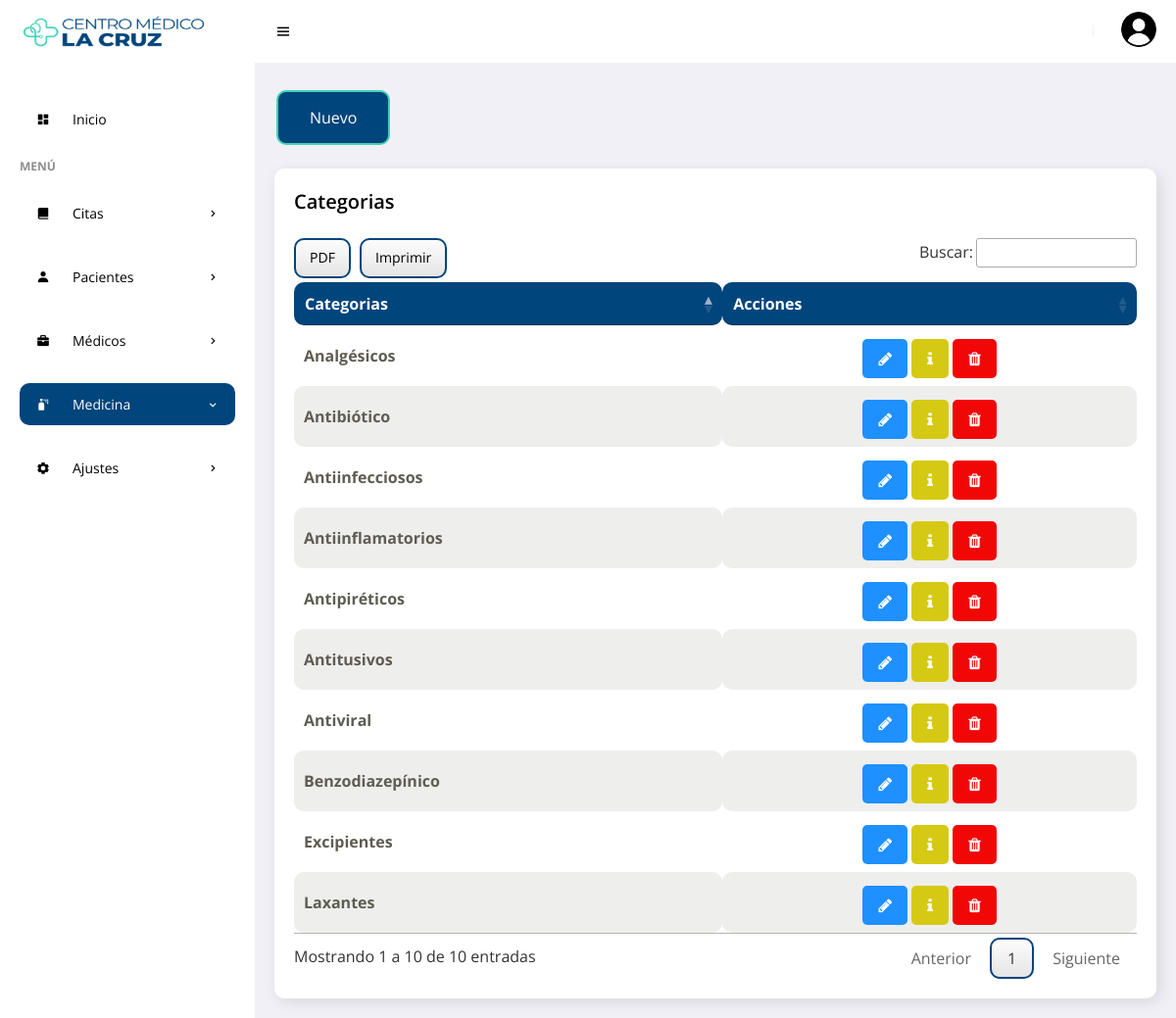
Screenshot of /frontend/medicinas/categoria.php (signed in) with the database file from the repository.
### tables this page shows
CREATE TABLE `category` (
  `idcat` int NOT NULL AUTO_INCREMENT,
  `nomcat` varchar(150) NOT NULL,
  `state` char(1) NOT NULL,
  `fere` timestamp NOT NULL DEFAULT CURRENT_TIMESTAMP ON UPDATE CURRENT_TIMESTAMP,
  PRIMARY KEY (`idcat`)
);

### frontend/medicinas/categoria.php (the view, shortened to what this page needs)
<!DOCTYPE html>
<html lang="es">
<head>
    <link href='https://unpkg.com/boxicons@2.0.9/css/boxicons.min.css' rel='stylesheet'>
    <link rel="stylesheet" href="../../backend/css/admin.css">
    <link rel="stylesheet" type="text/css" href="../../backend/css/datatable.css">
    <link rel="stylesheet" type="text/css" href="../../backend/css/buttonsdataTables.css">
    <link rel="stylesheet" type="text/css" href="../../backend/css/font.css">
</head>
<body>
    <section id="sidebar">
        <a href="../admin/escritorio.php" class="brand"><img src="../img/cm1.png" alt="" style="width:220px; height:180px;"></a>
        <ul class="side-menu">
            <li><a href="../admin/escritorio.php" ><i class='bx bxs-dashboard icon' ></i>Inicio</a></li>
            <li class="divider" data-text="Menú">Menú</li>
            <li>
                <a href="#"><i class='bx bxs-book-alt icon' ></i> Citas <i class='bx bx-chevron-right icon-right' ></i></a>
            </li>
            <li>
                <a href="#"><i class='bx bxs-user icon' ></i> Pacientes <i class='bx bx-chevron-right icon-right' ></i></a>
            </li>
            <li>
                <a href="#"><i class='bx bxs-briefcase icon'></i> Médicos <i class='bx bx-chevron-right icon-right'></i></a>
            </li>
            <li>
                <a href="#" class="active"><i class='bx bxs-spray-can icon' ></i> Medicina<i class='bx bx-chevron-right icon-right' ></i></a>
            </li>
            <li>
                <a href="#"><i class='bx bxs-cog icon' ></i> Ajustes<i class='bx bx-chevron-right icon-right' ></i></a>
            </li>
        </ul>
    </section>
    <section id="content">
        <nav>
            <i class='bx bx-menu toggle-sidebar'></i>
            <div class="profile">
            <img src="../img/cm4.png" alt="">
            </div>
        </nav>
        <main>
            <button class="button" onclick="location.href='categoria_nuevo.php'">Nuevo</button>
          <div class="data">
                <div class="content-data">
                    <div class="head">
                        <h3>Categorias</h3>
                    </div>
                   <div class="table-responsive" style="overflow-x:auto;">
                       <?php
require '../../backend/bd/Conexion.php';
$sentencia = $connect->prepare("SELECT * FROM category ORDER BY idcat DESC;");
 $sentencia->execute();
$data =  array();
if($sentencia){
  while($r = $sentencia->fetchObject()){
    $data[] = $r;
  }
}
     ?>
     <?php if(count($data)>0):?>
         <table id="example" class="responsive-table">
            <thead>
                <tr>
                    <th scope="col">Categorias</th>
                    <th scope="col">Acciones</th>
                </tr>
            </thead>
            <tbody>
                <?php foreach($data as $d):?>
                    <tr>
                        <th scope="row"><?php echo $d->nomcat ?></th>
                        <td>
                        <form  onsubmit="return confirm('Realmente desea eliminar el registro?');" method='POST' action='<?php $_SERVER['PHP_SELF'] ?>'>
                <a title="Actualizar" href="../medicinas/categoria_editar.php?id=<?php echo $d->idcat ?>" class="fa fa-pencil tooltip"></a>
                            <a title="Información" href="../medicinas/categoria_info.php?id=<?php echo $d->idcat ?>" class="fa fa-info"></a>
<button name='delete_category' style="cursor: pointer;" class="fa fa-trash"></button>
</form>
                        </td>
                    </tr>
                    <?php endforeach; ?>
            </tbody>
         </table>
    <?php endif; ?>
                    </div>
                </div>
            </div>
        </main>
    </section>
</body>
</html>

### backend/css/datatable.css (style rules this page uses)
table.dataTable thead>tr>th.sorting,table.dataTable thead>tr>th.sorting_asc,table.dataTable thead>tr>th.sorting_desc,table.dataTable thead>tr>th.sorting_asc_disabled,table.dataTable thead>tr>th.sorting_desc_disabled,table.dataTable thead>tr>td.sorting,table.dataTable thead>tr>td.sorting_asc,table.dataTable thead>tr>td.sorting_desc,table.dataTable thead>tr>td.sorting_asc_disabled,table.dataTable thead>tr>td.sorting_desc_disabled { cursor:pointer;position:relative;padding-right:26px }
table.dataTable thead>tr>th.sorting:before,table.dataTable thead>tr>th.sorting:after,table.dataTable thead>tr>th.sorting_asc:before,table.dataTable thead>tr>th.sorting_asc:after,table.dataTable thead>tr>th.sorting_desc:before,table.dataTable thead>tr>th.sorting_desc:after,table.dataTable thead>tr>th.sorting_asc_disabled:before,table.dataTable thead>tr>th.sorting_asc_disabled:after,table.dataTable thead>tr>th.sorting_desc_disabled:before,table.dataTable thead>tr>th.sorting_desc_disabled:after,table.dataTable thead>tr>td.sorting:before,table.dataTable thead>tr>td.sorting:after,table.dataTable thead>tr>td.sorting_asc:before,table.dataTable thead>tr>td.sorting_asc:after,table.dataTable thead>tr>td.sorting_desc:before,table.dataTable thead>tr>td.sorting_desc:after,table.dataTable thead>tr>td.sorting_asc_disabled:before,table.dataTable thead>tr>td.sorting_asc_disabled:after,table.dataTable thead>tr>td.sorting_desc_disabled:before,table.dataTable thead>tr>td.sorting_desc_disabled:after { position:absolute;display:block;opacity:.125;right:10px;line-height:9px;font-size:.9em }
table.dataTable thead>tr>th.sorting:before,table.dataTable thead>tr>th.sorting_asc:before,table.dataTable thead>tr>th.sorting_desc:before,table.dataTable thead>tr>th.sorting_asc_disabled:before,table.dataTable thead>tr>th.sorting_desc_disabled:before,table.dataTable thead>tr>td.sorting:before,table.dataTable thead>tr>td.sorting_asc:before,table.dataTable thead>tr>td.sorting_desc:before,table.dataTable thead>tr>td.sorting_asc_disabled:before,table.dataTable thead>tr>td.sorting_desc_disabled:before { bottom:50%;content:"▴" }
table.dataTable thead>tr>th.sorting:after,table.dataTable thead>tr>th.sorting_asc:after,table.dataTable thead>tr>th.sorting_desc:after,table.dataTable thead>tr>th.sorting_asc_disabled:after,table.dataTable thead>tr>th.sorting_desc_disabled:after,table.dataTable thead>tr>td.sorting:after,table.dataTable thead>tr>td.sorting_asc:after,table.dataTable thead>tr>td.sorting_desc:after,table.dataTable thead>tr>td.sorting_asc_disabled:after,table.dataTable thead>tr>td.sorting_desc_disabled:after { top:50%;content:"▾" }
table.dataTable thead>tr>th.sorting_asc:before,table.dataTable thead>tr>th.sorting_desc:after,table.dataTable thead>tr>td.sorting_asc:before,table.dataTable thead>tr>td.sorting_desc:after { opacity:.6 }
table.dataTable thead th,table.dataTable thead td,table.dataTable tfoot th,table.dataTable tfoot td { text-align:left }
table.dataTable { width:100%;margin:0 auto;clear:both;border-collapse:separate;border-spacing:0 }
table.dataTable thead th,table.dataTable tfoot th { font-weight:bold }
table.dataTable thead th,table.dataTable thead td { padding:10px;border-bottom:1px solid rgba(0, 0, 0, 0.3) }
table.dataTable tbody tr { background-color:transparent }
table.dataTable tbody th,table.dataTable tbody td { padding:8px 10px }
table.dataTable.no-footer { border-bottom:1px solid rgba(0, 0, 0, 0.3) }
table.dataTable th,table.dataTable td { box-sizing:content-box }

### rows the page displays
category: nomcat "Antibiótico"
category: nomcat "Antiviral"
category: nomcat "Benzodiazepínico"
category: nomcat "Antitusivos"
category: nomcat "Antiinfecciosos"
category: nomcat "Laxantes"
category: nomcat "Antipiréticos"
category: nomcat "Antiinflamatorios"
category: nomcat "Analgésicos"
category: nomcat "Excipientes"
